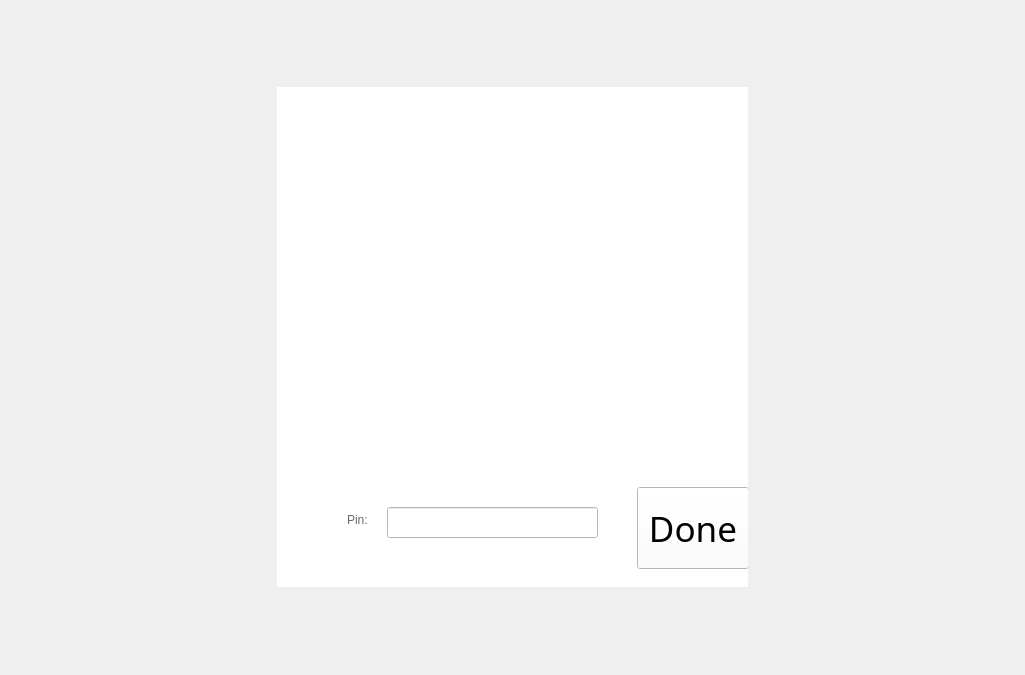
<?xml version="1.0" encoding="UTF-8"?>
<ui version="4.0">
 <class>Parameter_AnalogPin_Form</class>
 <widget class="QWidget" name="Parameter_AnalogPin_Form">
  <property name="geometry">
   <rect>
    <x>0</x>
    <y>0</y>
    <width>1025</width>
    <height>675</height>
   </rect>
  </property>
  <property name="minimumSize">
   <size>
    <width>1025</width>
    <height>675</height>
   </size>
  </property>
  <property name="windowTitle">
   <string>Form</string>
  </property>
  <property name="styleSheet">
   <string notr="true">QWidget#Parameter_AnalogPin_Form
{
	border-image: url(:/resource/images/common/Transparent_Black_70.png);
}</string>
  </property>
  <layout class="QGridLayout" name="gridLayout">
   <item row="2" column="1">
    <spacer name="verticalSpacer_2">
     <property name="orientation">
      <enum>Qt::Vertical</enum>
     </property>
     <property name="sizeHint" stdset="0">
      <size>
       <width>20</width>
       <height>114</height>
      </size>
     </property>
    </spacer>
   </item>
   <item row="0" column="1">
    <spacer name="verticalSpacer">
     <property name="orientation">
      <enum>Qt::Vertical</enum>
     </property>
     <property name="sizeHint" stdset="0">
      <size>
       <width>20</width>
       <height>114</height>
      </size>
     </property>
    </spacer>
   </item>
   <item row="1" column="2">
    <spacer name="horizontalSpacer_2">
     <property name="orientation">
      <enum>Qt::Horizontal</enum>
     </property>
     <property name="sizeHint" stdset="0">
      <size>
       <width>259</width>
       <height>20</height>
      </size>
     </property>
    </spacer>
   </item>
   <item row="1" column="0">
    <spacer name="horizontalSpacer">
     <property name="orientation">
      <enum>Qt::Horizontal</enum>
     </property>
     <property name="sizeHint" stdset="0">
      <size>
       <width>259</width>
       <height>20</height>
      </size>
     </property>
    </spacer>
   </item>
   <item row="1" column="1">
    <widget class="QWidget" name="widgetBg" native="true">
     <property name="minimumSize">
      <size>
       <width>471</width>
       <height>500</height>
      </size>
     </property>
     <property name="maximumSize">
      <size>
       <width>471</width>
       <height>500</height>
      </size>
     </property>
     <property name="styleSheet">
      <string notr="true">background-color: rgb(255, 255, 255);</string>
     </property>
     <widget class="PushButtonDone" name="pushButton">
      <property name="geometry">
       <rect>
        <x>360</x>
        <y>400</y>
        <width>112</width>
        <height>82</height>
       </rect>
      </property>
      <property name="font">
       <font>
        <family>Nexa Light</family>
        <pointsize>26</pointsize>
        <weight>50</weight>
        <italic>false</italic>
        <bold>false</bold>
       </font>
      </property>
      <property name="styleSheet">
       <string notr="true">QPushButton
{
	border-image: url(:/resource/images/upload_setting/Done.png);
	border-color: rgba(255, 255, 255, 0);
}
QPushButton:hover
{
	border-image: url(:/resource/images/upload_setting/Done_OVER.png);
	border-color: rgba(255, 255, 255, 0);
}</string>
      </property>
      <property name="text">
       <string>Done</string>
      </property>
      <property name="shortcut">
       <string>Ctrl+Return</string>
      </property>
      <property name="default">
       <bool>false</bool>
      </property>
     </widget>
     <widget class="QLineEdit" name="lineEdit">
      <property name="geometry">
       <rect>
        <x>110</x>
        <y>420</y>
        <width>211</width>
        <height>31</height>
       </rect>
      </property>
      <property name="styleSheet">
       <string notr="true">font: 17pt &quot;Microsoft YaHei UI&quot;;</string>
      </property>
     </widget>
     <widget class="QLabel" name="label">
      <property name="geometry">
       <rect>
        <x>70</x>
        <y>420</y>
        <width>31</width>
        <height>25</height>
       </rect>
      </property>
      <property name="styleSheet">
       <string notr="true">color: rgb(105, 105, 105);
font: 13pt &quot;Microsoft JhengHei&quot;;</string>
      </property>
      <property name="text">
       <string>Pin:</string>
      </property>
     </widget>
     <widget class="QLabel" name="label_2">
      <property name="geometry">
       <rect>
        <x>40</x>
        <y>10</y>
        <width>411</width>
        <height>381</height>
       </rect>
      </property>
      <property name="text">
       <string/>
      </property>
      <property name="pixmap">
       <pixmap>resource/images/parameter_input/DigitalPin/Arduino Starter.png</pixmap>
      </property>
     </widget>
     <widget class="QPushButton" name="AnalogPin_0">
      <property name="geometry">
       <rect>
        <x>327</x>
        <y>284</y>
        <width>16</width>
        <height>41</height>
       </rect>
      </property>
      <property name="styleSheet">
       <string notr="true">QPushButton
{
	border-color: rgba(0, 255, 0, 0);
}

QPushButton:pressed
{
	border-color: rgba(255, 0, 0, 0);
}</string>
      </property>
      <property name="text">
       <string/>
      </property>
      <property name="icon">
       <iconset resource="src.qrc">
        <normaloff>:/resource/images/parameter_input/AnalogPin/SelectBox.png</normaloff>:/resource/images/parameter_input/AnalogPin/SelectBox.png</iconset>
      </property>
      <property name="iconSize">
       <size>
        <width>0</width>
        <height>37</height>
       </size>
      </property>
      <property name="flat">
       <bool>true</bool>
      </property>
     </widget>
     <widget class="QPushButton" name="AnalogPin_1">
      <property name="geometry">
       <rect>
        <x>342</x>
        <y>284</y>
        <width>16</width>
        <height>41</height>
       </rect>
      </property>
      <property name="text">
       <string/>
      </property>
      <property name="icon">
       <iconset resource="src.qrc">
        <normaloff>:/resource/images/parameter_input/AnalogPin/SelectBox.png</normaloff>:/resource/images/parameter_input/AnalogPin/SelectBox.png</iconset>
      </property>
      <property name="iconSize">
       <size>
        <width>0</width>
        <height>37</height>
       </size>
      </property>
      <property name="flat">
       <bool>true</bool>
      </property>
     </widget>
     <widget class="QPushButton" name="AnalogPin_2">
      <property name="geometry">
       <rect>
        <x>357</x>
        <y>284</y>
        <width>16</width>
        <height>41</height>
       </rect>
      </property>
      <property name="text">
       <string/>
      </property>
      <property name="icon">
       <iconset resource="src.qrc">
        <normaloff>:/resource/images/parameter_input/AnalogPin/SelectBox.png</normaloff>:/resource/images/parameter_input/AnalogPin/SelectBox.png</iconset>
      </property>
      <property name="iconSize">
       <size>
        <width>0</width>
        <height>37</height>
       </size>
      </property>
      <property name="flat">
       <bool>true</bool>
      </property>
     </widget>
     <widget class="QPushButton" name="AnalogPin_3">
      <property name="geometry">
       <rect>
        <x>373</x>
        <y>284</y>
        <width>16</width>
        <height>41</height>
       </rect>
      </property>
      <property name="text">
       <string/>
      </property>
      <property name="icon">
       <iconset resource="src.qrc">
        <normaloff>:/resource/images/parameter_input/AnalogPin/SelectBox.png</normaloff>:/resource/images/parameter_input/AnalogPin/SelectBox.png</iconset>
      </property>
      <property name="iconSize">
       <size>
        <width>0</width>
        <height>37</height>
       </size>
      </property>
      <property name="flat">
       <bool>true</bool>
      </property>
     </widget>
     <widget class="QPushButton" name="AnalogPin_4">
      <property name="geometry">
       <rect>
        <x>389</x>
        <y>284</y>
        <width>16</width>
        <height>41</height>
       </rect>
      </property>
      <property name="text">
       <string/>
      </property>
      <property name="icon">
       <iconset resource="src.qrc">
        <normaloff>:/resource/images/parameter_input/AnalogPin/SelectBox.png</normaloff>:/resource/images/parameter_input/AnalogPin/SelectBox.png</iconset>
      </property>
      <property name="iconSize">
       <size>
        <width>0</width>
        <height>37</height>
       </size>
      </property>
      <property name="flat">
       <bool>true</bool>
      </property>
     </widget>
     <widget class="QPushButton" name="AnalogPin_5">
      <property name="geometry">
       <rect>
        <x>403</x>
        <y>284</y>
        <width>16</width>
        <height>41</height>
       </rect>
      </property>
      <property name="text">
       <string/>
      </property>
      <property name="icon">
       <iconset resource="src.qrc">
        <normaloff>:/resource/images/parameter_input/AnalogPin/SelectBox.png</normaloff>:/resource/images/parameter_input/AnalogPin/SelectBox.png</iconset>
      </property>
      <property name="iconSize">
       <size>
        <width>0</width>
        <height>37</height>
       </size>
      </property>
      <property name="flat">
       <bool>true</bool>
      </property>
     </widget>
    </widget>
   </item>
  </layout>
 </widget>
 <customwidgets>
  <customwidget>
   <class>PushButtonDone</class>
   <extends>QPushButton</extends>
   <header>PushButtonDone.h</header>
  </customwidget>
 </customwidgets>
 <tabstops>
  <tabstop>lineEdit</tabstop>
  <tabstop>pushButton</tabstop>
 </tabstops>
 <resources>
  <include location="src.qrc"/>
 </resources>
 <connections/>
</ui>
